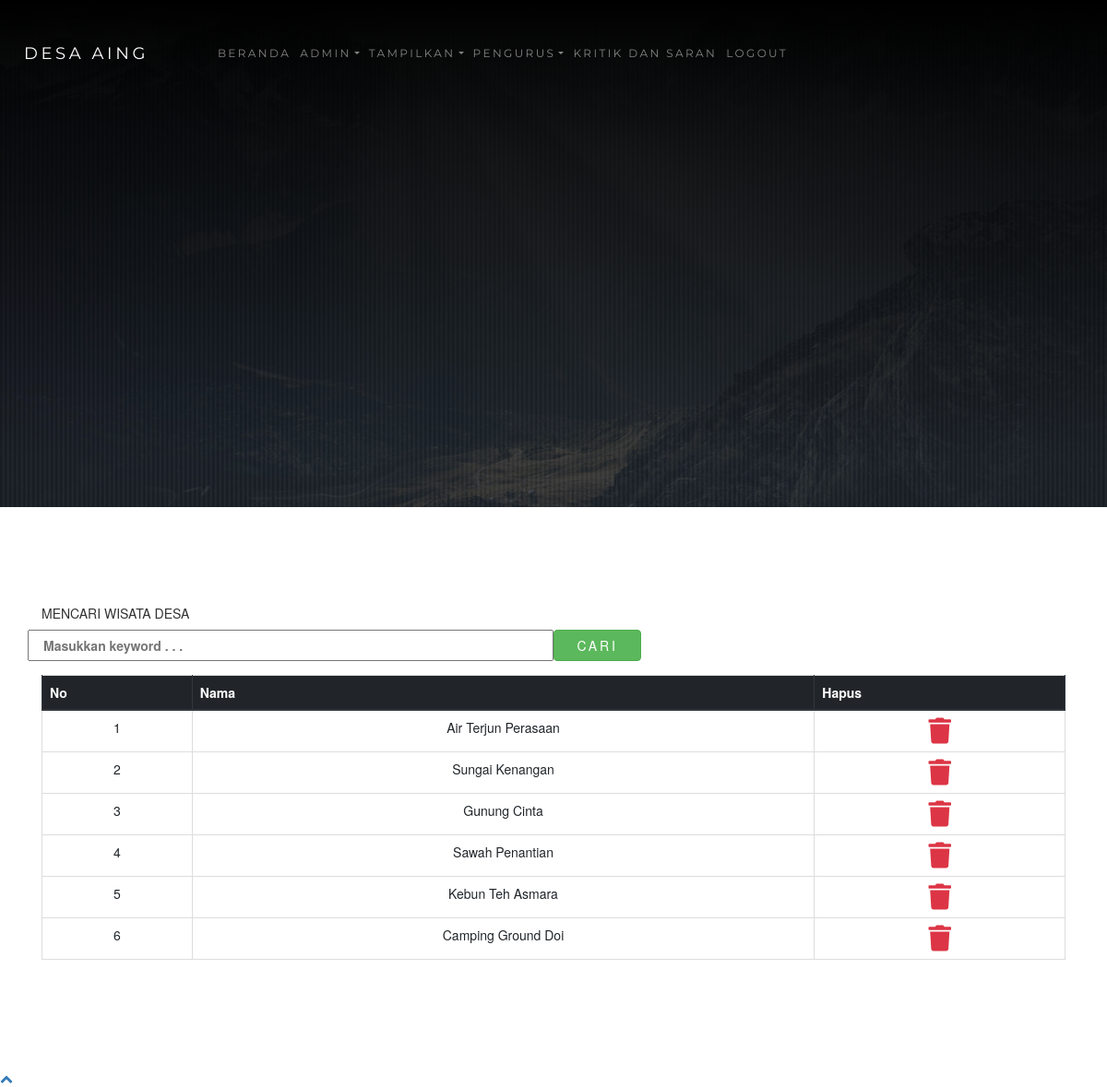
The app's page /admin.php?halaman=wisata1 (signed in) with its own data.
### tables this page shows
CREATE TABLE `wisata` (
  `id` int(11) NOT NULL,
  `nama` varchar(300) NOT NULL,
  `link` varchar(300) NOT NULL,
  `gambar` varchar(300) NOT NULL
);

### functions.php (called while the page is built, shortened)
<?php
$conn = mysqli_connect("localhost", "root", "", "ta_web");
function query($query)
{
    global $conn;
    $result = mysqli_query($conn, $query);
    $rows = [];
    while ($row = mysqli_fetch_assoc($result)) {
        $rows[] = $row;
    }
    return $rows;
}

### tampil_wisata.php (the view, shortened to what this page needs)
<?php
require 'functions.php';
$wisata = query("SELECT * FROM wisata");
?>
<!DOCTYPE html>
<html lang="en">
<head>
</head>
<body>
    <div class="inner-page">
        <div class="slider-item" style="background-image: url('images/konfirmasi.jpg');">
            <div class="container">
                <div class="row slider-text align-items-center justify-content-center">
                </div>
            </div>
        </div>
    </div>
    <section class="section blog">
        <div class="container">
            <form action="" method="post">
                <div class="form-group row font-weight-bold text-uppercase">
                    <h5 class="col-sm-12">Mencari Wisata Desa</h5>
                    <input type="text" class="col-sm-6" placeholder="Masukkan keyword . . ." name="keyword" id="keyword" autocomplete="off">
                    <button type="submit" class="col-sm-1 btn btn-success" name="cari">Cari</button>
                </div>
            </form>
            <table class="table table-bordered text-center">
                <thead class="thead-dark">
                    <tr class="text-center">
                        <th>No</th>
                        <th>Nama</th>
                        <th>Hapus</th>
                    </tr>
                </thead>
                <?php $i = 1; ?>
                <tbody>
                    <?php foreach ($wisata as $row) : ?>
                        <tr>
                            <td><?= $i; ?></td>
                            <td><?= $row["nama"] ?></td>
                            <td><a href="hapus.php?id=<?= $row["id"]; ?>&hapus=wisata1" onclick="return confirm('Mau dihapus ?')"><i class="fas fa-trash text-danger fa-2x"></i></a></td>
                        </tr>
                        <?php $i++; ?>
                    <?php endforeach; ?>
                </tbody>
            </table>
        </div>
    </section>
</body>
</html>

### records on screen
wisata: nama "Air Terjun Perasaan"
wisata: nama "Sungai Kenangan"
wisata: nama "Gunung Cinta"
wisata: nama "Sawah Penantian"
wisata: nama "Kebun Teh Asmara"
wisata: nama "Camping Ground Doi"
